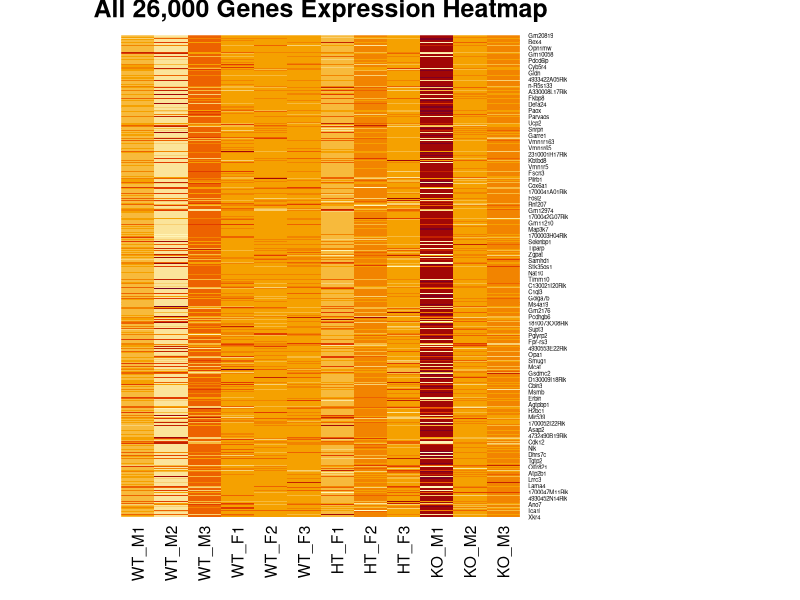

R code for this plot:
###############################################################################
# Author: Kylee Duczyminski
# About: This script is used to generate a heatmap using information about TPM for each gene
# Input: data/raw/HIP_RNA-TPM.xlsx
# Output: data/processed/HIP_RNA-TPM_heatmap.pdf
###############################################################################

# Load libraries
library(readxl)
library(dplyr)
library(readr)
library(pheatmap)

# Set working directory
setwd("/Users/kyleeduczyminski/Documents/Iwase-Lab/Kylee-Project")

# Read your data
raw_data_TPM <- read_excel("data/raw/HIP_RNA-TPM.xlsx")

# Select sample columns
old_names <- c("1_S245", "2_S246", "3_S247", "4_S248", "5_S249", "6_S250", 
               "7_S251", "8_S252", "9_S253", "10_S254", "11_S255", "12_S256")

new_names <- c("WT_F1", "HT_F1", "HT_F2", "KO_M3", "WT_M1", "WT_M2", 
               "HT_F3", "WT_F2", "WT_F3", "KO_M1", "WT_M3", "KO_M2")

# Rename columns manually
colnames(raw_data_TPM)[match(old_names, colnames(raw_data_TPM))] <- new_names

# Organize the columns by genotype and number: WT_M, WT_F, HT_F, KO_M
ordered_columns <- c("WT_M1", "WT_M2", "WT_M3", "WT_F1", "WT_F2", "WT_F3", 
                     "HT_F1", "HT_F2", "HT_F3", "KO_M1", "KO_M2", "KO_M3")
raw_data_TPM <- raw_data_TPM %>% select(Gene_Name, all_of(ordered_columns))

# Select only the sample columns (exclude Gene_Name)
sample_columns <- raw_data_TPM %>% select(all_of(ordered_columns))

# Convert to matrix and set row names to gene names
data_matrix <- as.matrix(sample_columns)
rownames(data_matrix) <- raw_data_TPM$Gene_Name

# Replace NA with 0
data_matrix[is.na(data_matrix)] <- 0

# Normalize using z-score
data_matrix_normalized <- scale(data_matrix)

# # Create heatmap using pheatmap
# pheatmap(data_matrix_normalized,
#          main = "All 26,000 Genes Expression Heatmap",
#          show_rownames = FALSE,
#          clustering_method = "ward.D2",
#          color = colorRampPalette(c("blue", "white", "red"))(50))

###############################################################################

# Create a heatmap with heatmap()
heatmap_generated <- heatmap(data_matrix_normalized,
        main = "All 26,000 Genes Expression Heatmap",
        Rowv = NA, 
        Colv = NA, 
        scale = "row",
        margins = c(5, 10))

# Save the heatmap as a PDF
pdf("data/processed/HIP_RNA-TPM_heatmap.pdf", width = 8, height = 12)
